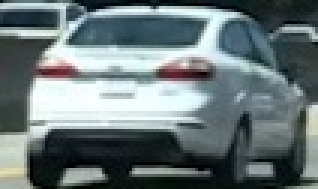
#> input picture test_images/cutout1.jpg, 106 x 63 px (shown 3 times larger)
$ jupyter execute --allow-errors CarND-Vehicle-Detection-P5.ipynb   (shell and % lines are left out)   (older library calls are emulated)
#> lines starting #> are read from the running program, lines starting #| are printed output that depends on the picture
[cell 1]
# Cell 1 Import Statements
import matplotlib.image as mpimg
import matplotlib.pyplot as plt
import numpy as np
import cv2
import glob
import time
from skimage.feature import hog
from sklearn.svm import LinearSVC
from sklearn.preprocessing import StandardScaler
from sklearn.model_selection import train_test_split

[cell 2]
# Cell 2
# Read in car and non-car images
cars = []
notcars = []

images = glob.glob('../vehicles/GTI_Far/*.png')
for image in images:
        cars.append(image)

images = glob.glob('../vehicles/GTI_Left/*.png')
for image in images:
        cars.append(image)

images = glob.glob('../vehicles/GTI_MiddleClose/*.png')
for image in images:
        cars.append(image)

images = glob.glob('../vehicles/GTI_Right/*.png')
for image in images:
        cars.append(image)

images = glob.glob('../vehicles/KITTI_extracted/*.png')
for image in images:
        cars.append(image)

print("Total Car Images: ",len(cars))

images = glob.glob('../non-vehicles/Extras/*.png')
for image in images:
        notcars.append(image)

images = glob.glob('../non-vehicles/GTI/*.png')
for image in images:
        notcars.append(image)

print("Total Non-car Images: ",len(notcars))

#> (a cell that did not finish here is left out)

[cell 4]
# Cell 4 - Defining Contant to be used throughout the code
colorspace = 'YCrCb'
pix_per_cell = 8
cell_per_block = 2
orient = 9
spatial_size = (32, 32)
hist_bins = 32
hog_channel = 'ALL'
y_start_stop = [352, 656]
x_start_stop = [200, 1260]
scale = 1.5

[cell 5]
# Cell 5 - Defining functions for Bin Spinning, Color Histogram, HOG feauture
# [34 lines left out: functions bin_spatial, color_hist, get_hog_features, not called in this run]

[cell 6]
# Cell 6
def extract_features(imgs, cspace='RGB', orient=9,
                        pix_per_cell=8, cell_per_block=2, hog_channel=0):
    # Create a list to append feature vectors to
    features = []
    # Iterate through the list of images
    for img in imgs:
        # Read in each one by one
        image = mpimg.imread(img)
        # apply color conversion if other than 'RGB'
        if cspace != 'RGB':
            if cspace == 'HSV':
                feature_image = cv2.cvtColor(image, cv2.COLOR_RGB2HSV)
            elif cspace == 'LUV':
                feature_image = cv2.cvtColor(image, cv2.COLOR_RGB2LUV)
            elif cspace == 'HLS':
                feature_image = cv2.cvtColor(image, cv2.COLOR_RGB2HLS)
            elif cspace == 'YUV':
                feature_image = cv2.cvtColor(image, cv2.COLOR_RGB2YUV)
            elif cspace == 'YCrCb':
                feature_image = cv2.cvtColor(image, cv2.COLOR_RGB2YCrCb)
        else:
            feature_image = np.copy(image)

        spatial_features = bin_spatial(feature_image, size=spatial_size)
        hist_features = color_hist(feature_image, nbins=hist_bins)

        # Call get_hog_features() with vis=False, feature_vec=True
        if hog_channel == 'ALL':
            hog_features = []
            for channel in range(feature_image.shape[2]):
                hog_features.append(get_hog_features(feature_image[:,:,channel],
                                    orient, pix_per_cell, cell_per_block,
                                    vis=False, feature_vec=True))
            hog_features = np.ravel(hog_features)
        else:
            hog_features = get_hog_features(feature_image[:,:,hog_channel], orient,
                        pix_per_cell, cell_per_block, vis=False, feature_vec=True)

        # Append the new feature vector to the features list
        features.append(np.concatenate((spatial_features, hist_features, hog_features)))

    # Return list of feature vectors
    return features

#> (a cell that did not finish here is left out)

[cell 8]
# Cell - 8Color Histogram Visualization
image = mpimg.imread("test_images/cutout1.jpg")
#> image is the input picture: shape (63, 106, 3); mean R, G, B 105.4, 118.5, 120.3
plt.title('Input Image')
plt.imshow(image, cmap='gray')

channel0_hist = np.histogram(image[:,:,0], bins=32, range=(0, 256))
channel1_hist = np.histogram(image[:,:,1], bins=32, range=(0, 256))
channel2_hist = np.histogram(image[:,:,2], bins=32, range=(0, 256))
# Calculating bin centers
bin_edges = channel0_hist[1]
#> bin_edges = 33 values from 0 to 256
bin_centers = (bin_edges[1:]  + bin_edges[0:len(bin_edges)-1])/2
#> bin_centers = 32 values from 4 to 252

# Plot a figure with all three bar charts
if channel0_hist is not None:
    fig = plt.figure(figsize=(12,3))
    plt.subplot(131)
    plt.bar(bin_centers, channel0_hist[0])
    plt.xlim(0, 256)
    plt.title('R Histogram')
    plt.subplot(132)
    plt.bar(bin_centers, channel1_hist[0])
    plt.xlim(0, 256)
    plt.title('G Histogram')
    plt.subplot(133)
    plt.bar(bin_centers, channel2_hist[0])
    plt.xlim(0, 256)
    plt.title('B Histogram')
    fig.tight_layout()
    fig.savefig('output_images/RGB_channel_hist.jpg')
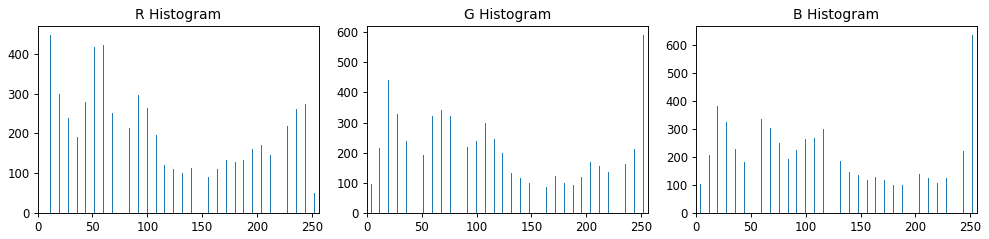
#> figure drawn by matplotlib, 3 panels; panel 1: tallest bar 448 high, from x = 11.6 to 12.4; panel 2: tallest bar 591 high, from x = 251.6 to 252.4; panel 3: tallest bar 634 high, from x = 251.6 to 252.4
else:
    print('Your function is returning None for at least one variable')

feature_image = cv2.cvtColor(image, cv2.COLOR_RGB2YCrCb)
#> feature_image: shape (63, 106, 3); mean of channels 0, 1, 2 114.8, 121.3, 131.1
channel0_hist = np.histogram(feature_image[:,:,0], bins=32, range=(0, 256))
channel1_hist = np.histogram(feature_image[:,:,1], bins=32, range=(0, 256))
channel2_hist = np.histogram(feature_image[:,:,2], bins=32, range=(0, 256))
# Calculating bin centers
bin_edges = channel0_hist[1]
bin_centers = (bin_edges[1:]  + bin_edges[0:len(bin_edges)-1])/2

# Plot a figure with all three bar charts
if channel0_hist is not None:
    fig = plt.figure(figsize=(12,3))
    plt.subplot(131)
    plt.bar(bin_centers, channel0_hist[0])
    plt.xlim(0, 256)
    plt.title('Y Histogram')
    plt.subplot(132)
    plt.bar(bin_centers, channel1_hist[0])
    plt.xlim(0, 256)
    plt.title('Cr Histogram')
    plt.subplot(133)
    plt.bar(bin_centers, channel2_hist[0])
    plt.xlim(0, 256)
    plt.title('Cb Histogram')
    fig.tight_layout()
    fig.savefig('output_images/YCrCb_channel_hist.jpg')
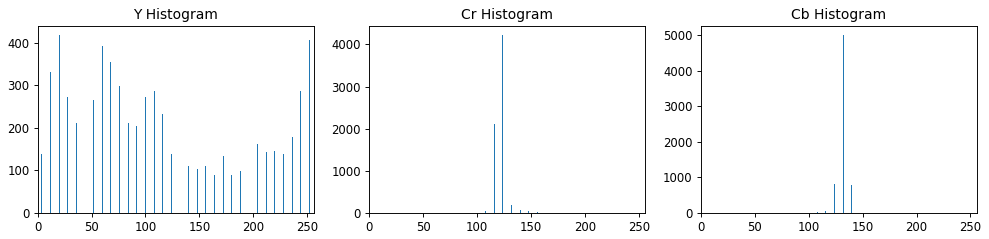
#> figure drawn by matplotlib, 3 panels; panel 1: tallest bar 418 high, from x = 19.6 to 20.4; panel 2: tallest bar 4225 high, from x = 123.6 to 124.4; panel 3: tallest bar 5010 high, from x = 131.6 to 132.4
else:
    print('Your function is returning None for at least one variable')

#> (a cell that did not finish here is left out)

[cell 10]
# Cell 10
# Training a classifier
t=time.time()
car_features = extract_features(cars, cspace=colorspace, orient=orient,
                        pix_per_cell=pix_per_cell, cell_per_block=cell_per_block,
                        hog_channel=hog_channel)
notcar_features = extract_features(notcars, cspace=colorspace, orient=orient,
                        pix_per_cell=pix_per_cell, cell_per_block=cell_per_block,
                        hog_channel=hog_channel)
t2 = time.time()
print(round(t2-t, 2), 'Seconds to extract HOG features...')
# Create an array stack of feature vectors

X = np.vstack((car_features, notcar_features)).astype(np.float64)
# Fit a per-column scaler
#> (the rest of this cell did not finish here and is left out)

[cell 11]
# Cell 11
# Define a single function that can extract features using hog sub-sampling and make predictions
# [77 lines left out: function find_cars, not called in this run]

[cell 12]
# Cell 12 - Testing the classifier on one whole image
test_img = mpimg.imread('test_images/test1.jpg')
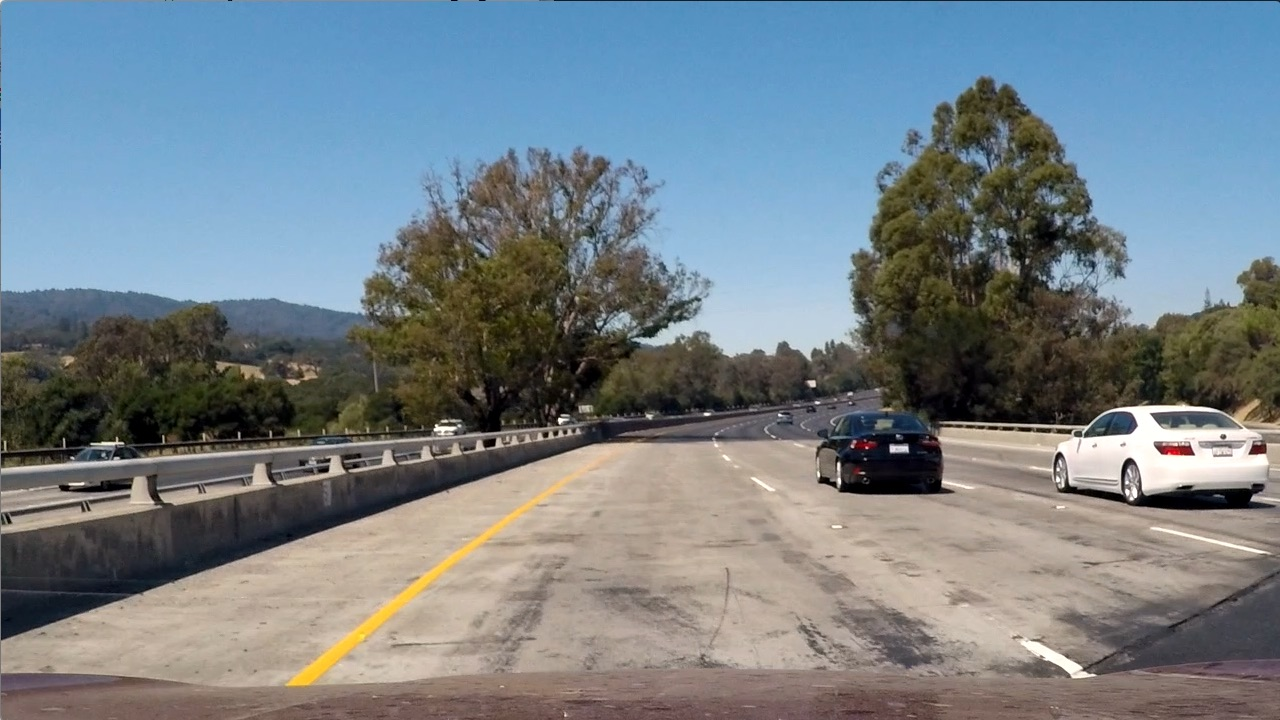
#> input picture test_images/test1.jpg, 1280 x 720 px
#> test_img is the input picture: shape (720, 1280, 3); mean R, G, B 117.5, 128.7, 135.5

#> (the rest of this cell did not finish here and is left out)
